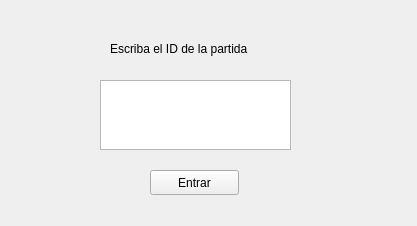
<?xml version="1.0" encoding="UTF-8"?>
<ui version="4.0">
 <class>putID</class>
 <widget class="QWidget" name="putID">
  <property name="geometry">
   <rect>
    <x>0</x>
    <y>0</y>
    <width>417</width>
    <height>226</height>
   </rect>
  </property>
  <property name="windowTitle">
   <string>Form</string>
  </property>
  <widget class="QPushButton" name="pushButton">
   <property name="geometry">
    <rect>
     <x>150</x>
     <y>170</y>
     <width>89</width>
     <height>25</height>
    </rect>
   </property>
   <property name="text">
    <string>Entrar</string>
   </property>
  </widget>
  <widget class="QLabel" name="label">
   <property name="geometry">
    <rect>
     <x>110</x>
     <y>40</y>
     <width>191</width>
     <height>17</height>
    </rect>
   </property>
   <property name="text">
    <string>Escriba el ID de la partida</string>
   </property>
  </widget>
  <widget class="QTextEdit" name="textEdit">
   <property name="geometry">
    <rect>
     <x>100</x>
     <y>80</y>
     <width>191</width>
     <height>70</height>
    </rect>
   </property>
  </widget>
 </widget>
 <resources/>
 <connections/>
</ui>
